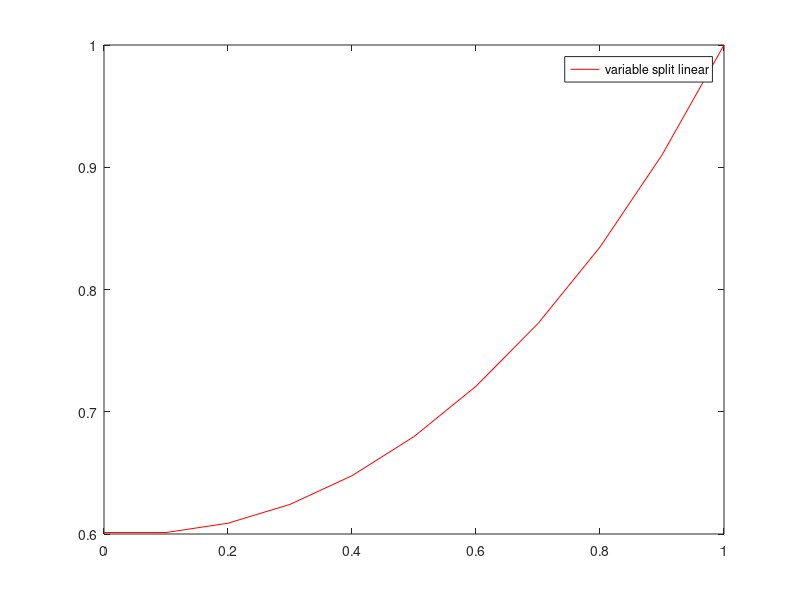

Write MATLAB code to recreate this figure. (Note: this script raises an error after producing the figure.)
%cfdassy: FDM porous fin 
mesh=11;
t=zeros(1,mesh);
t(end)=1;
dx=1/(mesh-1);
w1=1.1422;w2=0.5710;
for k=1:100
    %t_old=t;
    for i=2:mesh-1
        t(i)=(t(i+1)+t(i-1)-w1*(dx^2)*(t(i))^2)/(2+w2*dx^2);
    end
    t(1)=t(2);
end
% alternative numerical formulation: 
for k=1:100
    t_old=t;
    for i=2:mesh-1
        t(i) = (t_old(i+1) + t_old(i-1) - (w2*dx^2)*t_old(i))/(2 + t_old(i)*w1*dx^2);
    end
    t(1)=t(2);
end
x=linspace(0,1,mesh);
plot(x,t,'-r');hold on;%put analytical here
legend('variable split linear')
plot(x,t_1,'-g');
legend('variable split linear', 'fully non-linear')
hold off;
